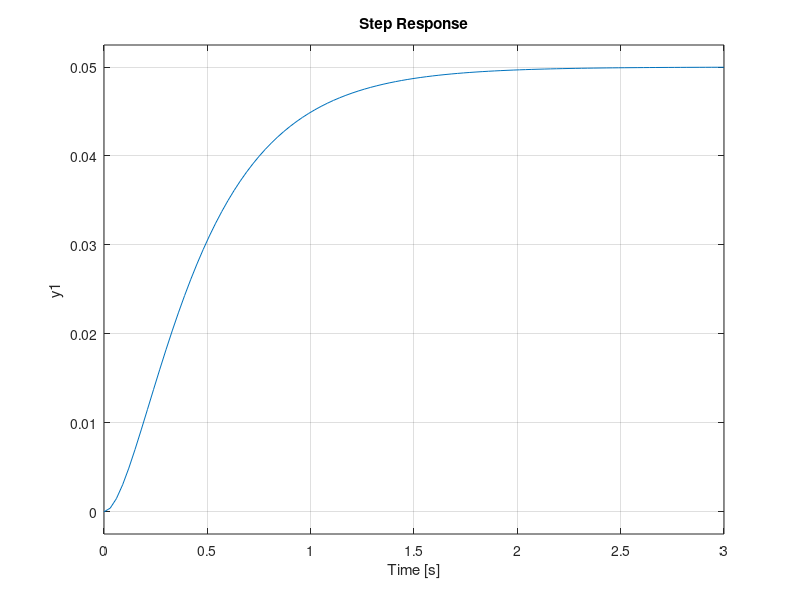
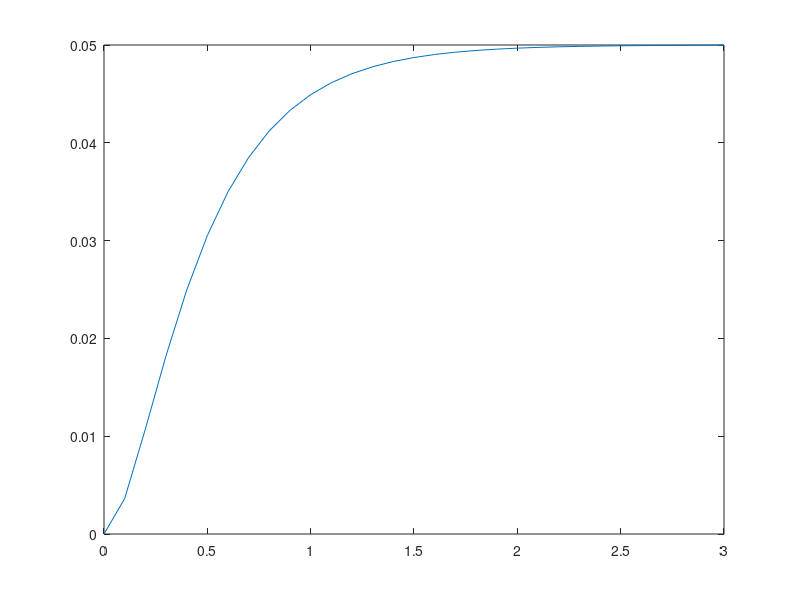

Here is the MATLAB script that generated these plots, in order:

% Plant parameters
m = 1; % kg
b = 10; % N s/m
k = 20; % N/m
F = 1; % N

% Transfer fucntion of basic spring mass damper system
s = tf('s'); 
Plant = 1/(m*s^2 + b*s + k);

% open-loop step response
figure(1);
step(Plant);

%open-loop step response at user defined time stamps
t = 0:0.1:3;
x = step(Plant,t);

figure(2);
plot(t,x);